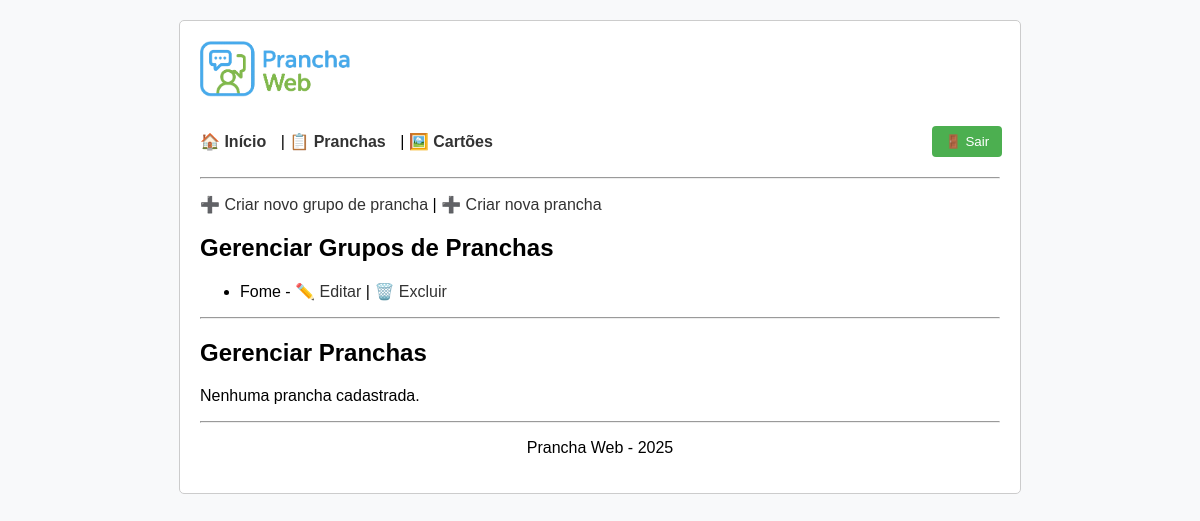
/pages/gerenciar_pranchas.php (signed in), run on an earlier commit of the app's database.
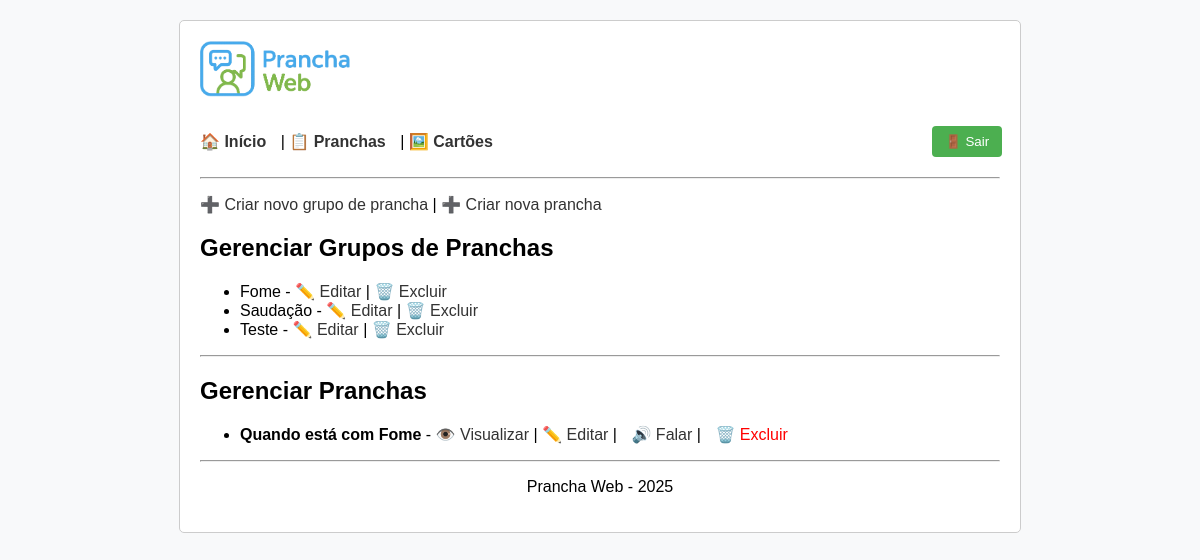
And on a later commit of the database.
### tables this page shows
CREATE TABLE `grupos_pranchas` (
  `id` int(11) NOT NULL,
  `nome` varchar(100) NOT NULL
);

CREATE TABLE `pranchas` (
  `id` int(11) NOT NULL,
  `nome` varchar(255) NOT NULL,
  `descricao` text,
  `id_grupo` int(11) NOT NULL
);

### includes/modelo_pranchas.php (called while the page is built, shortened)
<?php
function listarPranchas() {
    $conexao = new mysqli(DB_HOST, DB_USUARIO, DB_SENHA, DB_NOME);
    $pranchas = [];
    $sql = "SELECT p.id, p.nome, g.nome AS grupo FROM pranchas p
            INNER JOIN grupos_pranchas g ON p.id_grupo = g.id
            ORDER BY p.nome";
    $resultado = $conexao->query($sql);
    if ($resultado) {
        while ($linha = $resultado->fetch_assoc()) {
            $pranchas[] = [
                'id' => $linha['id'],
                'nome' => $linha['nome'],
                'grupo' => $linha['grupo']
            ];
        }
    }
    return $pranchas;
}
function listarGruposPranchasPranchas() {
    $conexao = new mysqli(DB_HOST, DB_USUARIO, DB_SENHA, DB_NOME);
    $grupos = [];
    $resultado = $conexao->query("SELECT id, nome FROM grupos_pranchas ORDER BY nome");
    if ($resultado) {
        while ($linha = $resultado->fetch_assoc()) {
            $grupos[] = $linha;
        }
    }
    return $grupos;
}
function buscarCartoesPorIds($ids) {
    $conexao = new mysqli(DB_HOST, DB_USUARIO, DB_SENHA, DB_NOME);
    $placeholders = implode(',', array_fill(0, count($ids), '?'));
    $tipos = str_repeat('i', count($ids));
    $sql = "SELECT id, titulo, imagem, texto_alternativo FROM cartoes WHERE id IN ($placeholders)";
    $comando = $conexao->prepare($sql);
    $bind_params = array_merge([$tipos], $ids);
    call_user_func_array([$comando, 'bind_param'], refValues($bind_params));
    $comando->execute();
    $comando->store_result();
    $cartoes = [];
    $id = $titulo = $imagem = $texto_alternativo = "";
    $comando->bind_result($id, $titulo, $imagem, $texto_alternativo);
    while ($comando->fetch()) {
        $cartoes[$id] = [
            'id' => $id,
            'titulo' => $titulo,
            'imagem' => $imagem,
            'texto_alternativo' => $texto_alternativo
        ];
    }
    $ordenados = [];
    foreach ($ids as $id_busca) {
        if (isset($cartoes[$id_busca])) {
            $ordenados[] = $cartoes[$id_busca];
        }
    }
    return $ordenados;
}
function refValues($arr) {
    $refs = [];
    foreach ($arr as $key => $value) {
        $refs[$key] = &$arr[$key];
    }
    return $refs;
}
?>

### includes/controle_pranchas.php (called while the page is built)
<?php
require_once 'modelo_pranchas.php';
$lista_pranchas = listarPranchas();
$lista_grupos_pranchas = listarGruposPranchasPranchas();
?>

### pages/gerenciar_pranchas.php (the view, shortened to what this page needs)
<?php include '../includes/cabecalho.php'; ?>
<?php require_once '../includes/controle_pranchas.php'; ?>
<p>
    <a href="criar_grupo_prancha.php">➕ Criar novo grupo de prancha</a> |
    <a href="criar_prancha.php">➕ Criar nova prancha</a>
</p>
<h2>Gerenciar Grupos de Pranchas</h2>
<?php if (count($lista_grupos_pranchas) > 0): ?>
    <ul>
        <?php foreach ($lista_grupos_pranchas as $grupo): ?>
            <li>
                <?php echo htmlspecialchars($grupo['nome']); ?> -
                <a href="editar_grupo_prancha.php?id=<?php echo $grupo['id']; ?>">✏️ Editar</a> |
                <a href="../includes/controle_excluir_grupo_prancha.php?id=<?php echo $grupo['id']; ?>" onclick="return confirm('Tem certeza que deseja excluir este grupo?');">🗑️ Excluir</a>
            </li>
        <?php endforeach; ?>
    </ul>
<?php else: ?>
    <p>Nenhum grupo de prancha cadastrado ainda.</p>
<?php endif; ?>
<hr>
<h2>Gerenciar Pranchas</h2>
<?php if (count($lista_pranchas) > 0): ?>
    <ul>
        <?php foreach ($lista_pranchas as $prancha): ?>
            <?php
                $cartoes_ids = buscarCartoesDaPrancha($prancha['id']);
                $cartoes = buscarCartoesPorIds($cartoes_ids);
                $titulos_cartoes = array_column($cartoes, 'titulo');
            ?>
            <li style="margin-bottom: 10px;">
                <strong><?php echo htmlspecialchars($prancha['nome']); ?></strong>
                - <a href="ver_prancha.php?id=<?php echo $prancha['id']; ?>">👁️ Visualizar</a> |
                <a href="editar_prancha.php?id=<?php echo $prancha['id']; ?>">✏️ Editar</a> |
                <a href="#" onclick='falarListaDeCartoes(<?php echo json_encode($titulos_cartoes); ?>); return false;' style="margin-left:10px;">🔊 Falar</a> |
                <a href="../includes/controle_excluir_prancha.php?id=<?php echo $prancha['id']; ?>" onclick="return confirm('Tem certeza que deseja excluir esta prancha?');" style="margin-left:10px; color:red;">🗑️ Excluir</a>
            </li>
        <?php endforeach; ?>
    </ul>
<?php else: ?>
    <p>Nenhuma prancha cadastrada.</p>
<?php endif; ?>
<?php include '../includes/rodape.php'; ?>

What changed in the data, as far as the page shows it:
added grupos_pranchas: nome "Saudação"
added grupos_pranchas: nome "Teste"
added pranchas: nome "Quando está com Fome"
Also different on the page:
text no longer shown: "Nenhuma prancha cadastrada."
